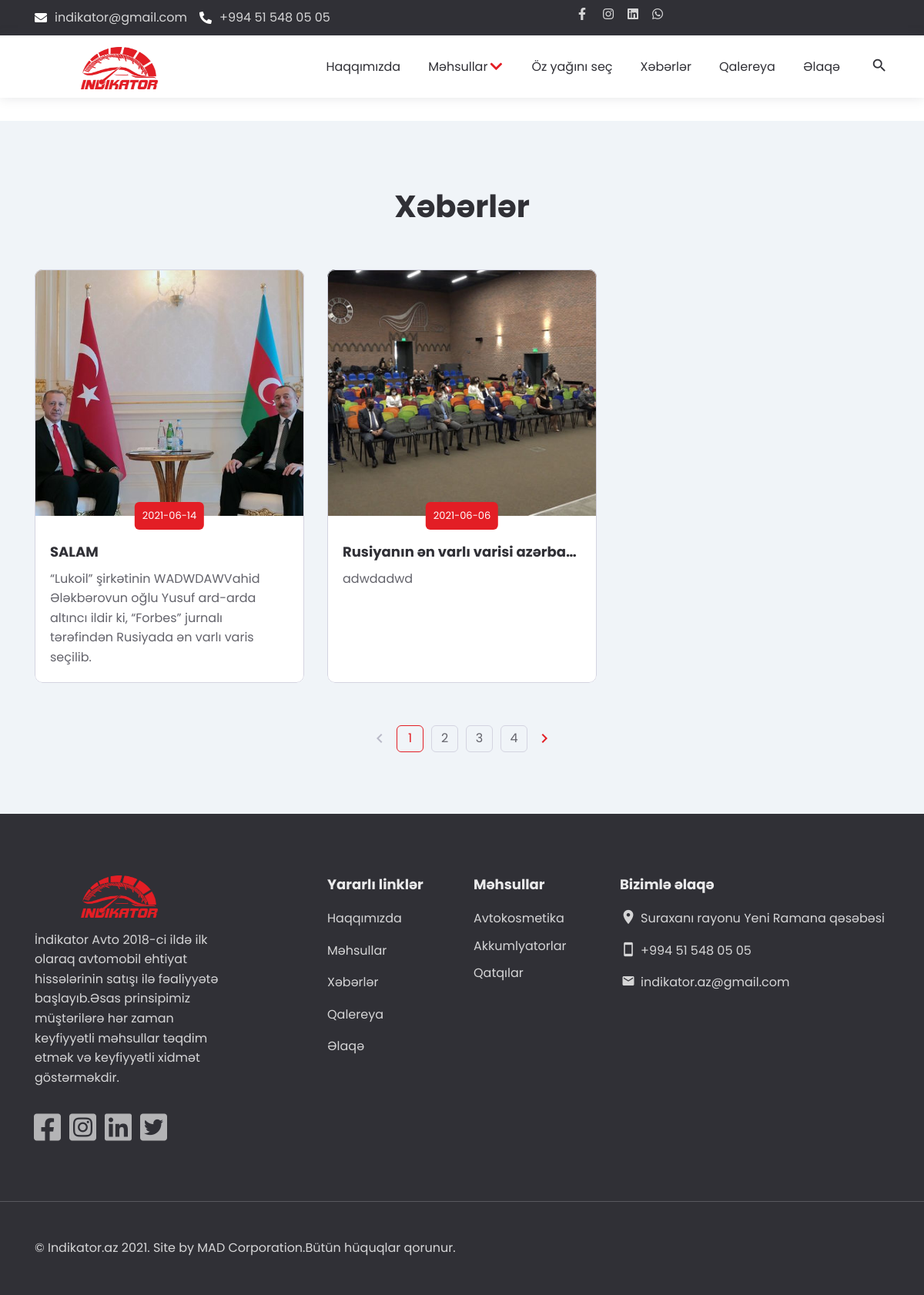
The app's page /news, older data.
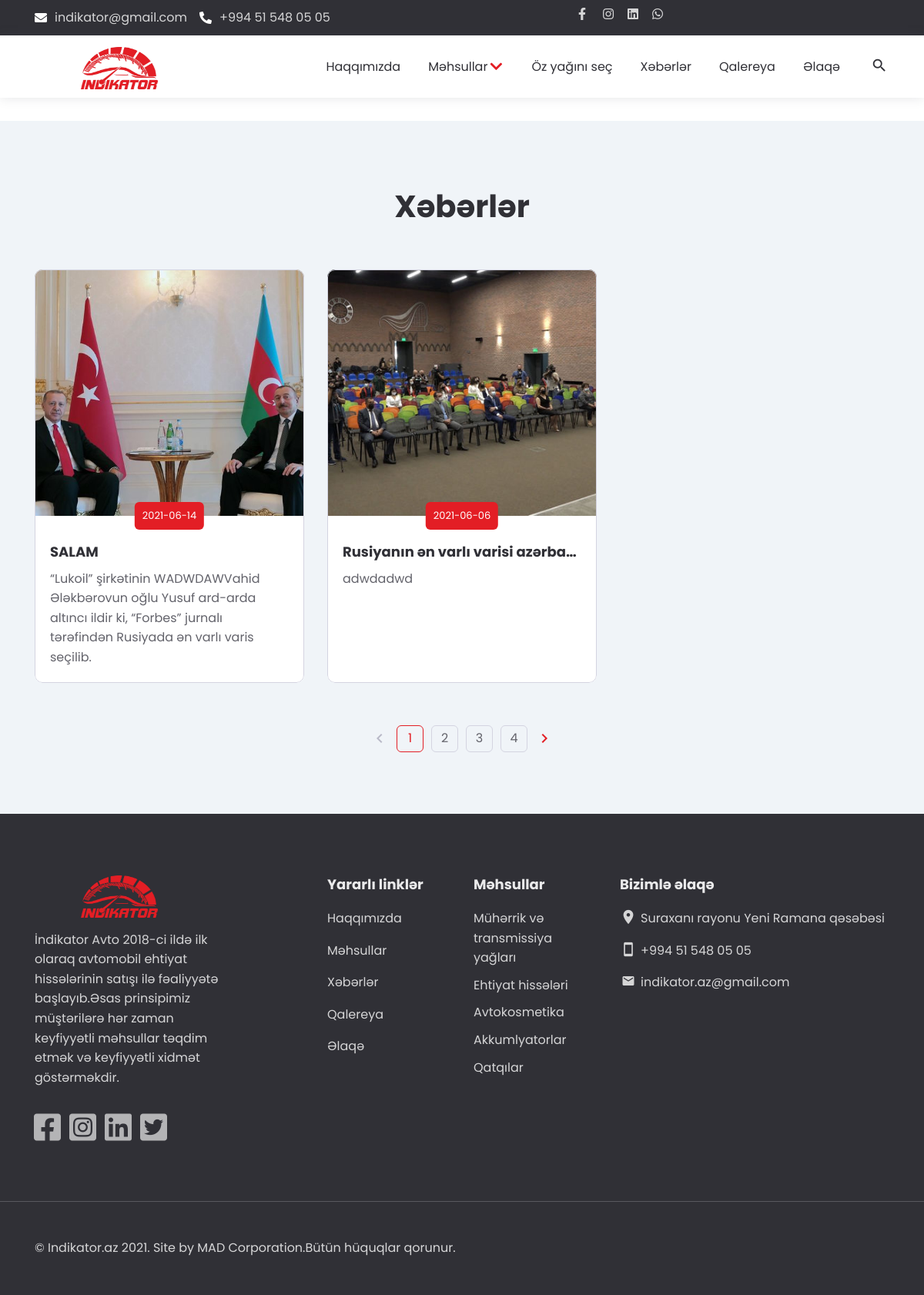
The same page, newer data.
### models.py (models this page shows)
class Post(db.Model):
    id=db.Column(db.Integer,primary_key=True)
    post_title=db.Column(db.String(50))
    post_time=db.Column(db.String(50))
    post_img=db.Column(db.String(50))
    post_info=db.Column(db.String(50))
    post_description=db.Column(db.Text)

class Categories(db.Model):
    id=db.Column(db.Integer,primary_key=True)
    categories_name=db.Column(db.String(100))
    products=db.relationship('Products', backref='categories', lazy=True)

### controllers/app/main.py (the view)
@app.route('/news')
def news_index():
    from models import Post
    posts=Post.query.all()
    return render_template('app/news.html',posts=posts)

### controllers/app/main.py (called while the page is built)
@app.context_processor
def inject_user():
    return dict(categories=Categories.query.all(),brands=Brands.query.all(),Brands=Brands,Products=Products)

### templates/app/news.html (shortened to what this page needs)
{% extends "app/base.html" %}
{% block content %}
<section class="section section-bg">
    <div class="container">
        <div class="row">
            <div class="col-12">
                <div class="section-heading heading-center">
                    <h2>Xəbərlər</h2>
                </div>
            </div>
            {% for post in posts %}
            <div class="col-lg-4 col-md-6 col-12 item">
                <article class="news-item item-style">
                    <a href="news/about/{{post.id}}" class="news-item-img">
                        <img class="lazy" src="/static/uploads/{{post.post_img}}" alt=""
                            data-loaded="true">
                    </a>
                    <div class="news-item-info">
                        <div class="news-item-date">{{post.post_time}}</div>
                        <h4 class="news-item-title item-heading">
                            <a href="news/about/{{post.id}}" title="{{post.post_title}}">{{post.post_title}}</a>
                        </h4>
                        <div class="news-item-desc">
                            <p>{{post.post_info}}</p>
                        </div>
                    </div>
                </article>
            </div>
            {% endfor %}
            <div class="col-12">
                <nav class="pagination">
                    <ul class="pagination-list">
                        <li
                            class="pagination-item-arrow pagination-item-arrow-prev pagination-item-disabled">
                            <a href="#!"><i class="material-icons md-24">chevron_left</i></a>
                        </li>
                        <li class="active"><a href="#!">1</a></li>
                        <li><a href="#!">2</a></li>
                        <li><a href="#!">3</a></li>
                        <li><a href="#!">4</a></li>
                        <li class="pagination-item-arrow pagination-item-arrow-next"><a href="#!"><i
                                    class="material-icons md-24">chevron_right</i></a></li>
                    </ul>
                </nav>
            </div>
        </div>
</section>
</div>
{% endblock %}

### templates/app/base.html (shortened to what the changed rows need)
<!DOCTYPE html>
<html class="ios ipad tablet landscape" lang="en">
<head>
    <link rel="stylesheet" href="/static/app/css/bootstrap.min.css">
    <link rel="stylesheet" href="/static/app//css/ecommerce.css">
    <link rel="stylesheet" href="/static/app//css/style.css">
    <link rel="stylesheet" href="https://cdnjs.cloudflare.com/ajax/libs/font-awesome/5.15.3/css/all.min.css">
</head>
<body class="">
    <main class="main main-visible">
        <div class="main-inner">
            {% block content %}{% endblock %}
        <footer class="footer">
            <div class="footer-main">
                <div class="container">
                    <div class="row items">
                        <div class="col-xl-2 col-lg-3 col-md-3 col-7 item">
                            <div class="footer-item">
                                <nav class="footer-nav">
                                    <ul>
                                        {% for category in categories %}
                                        <li class="footer-item-nav-title"><a href="/category/{{category.id}}">{{category.categories_name}}</a></li>
                                        {% endfor %}
                                    </ul>
                                </nav>
                            </div>
                        </div>
                    </div>
                </div>
            </div>
        </footer>
</body>
</html>

Row changes from the older to the newer data that the page shows:
added Categories: categories_name "Mühərrik və transmissiya yağları"
added Categories: categories_name "Ehtiyat hissələri"
